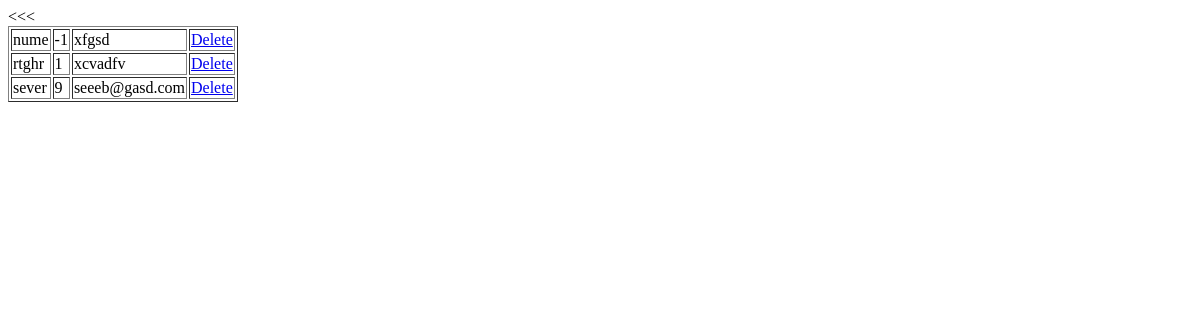
Before: /main/persons/ with the older database file.
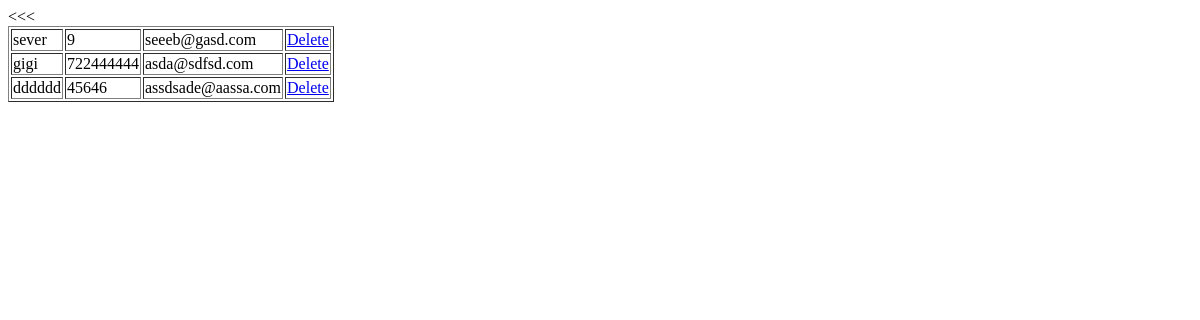
After: the same page with the newer database file.
### main/models.py (models this page shows, shortened)
class Person(models.Model):
    id = models.AutoField(primary_key=True)
    nume = models.CharField(max_length=50)
    phonenumber = models.IntegerField()
    mail = models.CharField(max_length=50)
    class Meta:
        db_table = "personmodel"

### main/views.py (the view)
# urls.py: path('persons/', views.persons, name="formular_persons"),
def persons(request):
    persons = Person.objects.all()
    return render(request, "main/persons.html",{'persons':persons})

### main/templates/main/persons.html (shortened to what this page needs)
<!DOCTYPE html>
<html lang="en">
<head>
</head>
<body>
<table border="1">
{% for person in persons %}
  <tr>
      <td>{{ person.nume }}</td>
      <td>{{person.phonenumber}}</td>
      <td>{{person.mail}}</td>
      <<td><a href="deleteperson/{{person.id}}">Delete</a></td>
 </tr>
{% endfor %}
</table>
</body>
</html>

Changed rows visible on the page:
removed Person: nume "nume", phonenumber "-1", mail "xfgsd"
removed Person: nume "rtghr", phonenumber "1", mail "xcvadfv"
added Person: nume "gigi", phonenumber "722444444", mail "asda@sdfsd.com"
added Person: nume "dddddd", phonenumber "45646", mail "assdsade@aassa.com"
